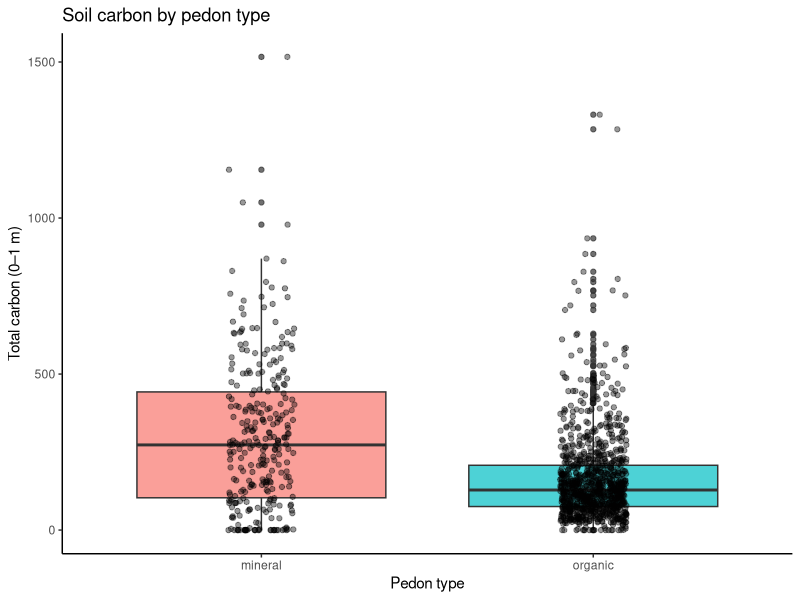

Here is the R script that generated this plot:
## ---- chunk 1
library(tidyverse)
library(broom)
## ---- chunk 2
# load data
df <- read_csv("../data/data_final_project.csv")

# basic structure
glimpse(df)

# check soil horizon types
df %>%
  count(horizon_type)
## ---- chunk 3
# keep one carbon value per pedon
pedon_carbon <- df %>%
  filter(pedon_start == TRUE) %>%
  select(pedon_id, total_c_1m)

# classify pedons based on whether they contain organic horizons
pedon_type <- df %>%
  select(pedon_id, horizon_type) %>%
  mutate(horizon_type = tolower(horizon_type)) %>%
  group_by(pedon_id) %>%
  summarise(
    pedon_type = if_else(any(horizon_type == "organic", na.rm = TRUE),
                         "organic", "mineral"),
    .groups = "drop"
  )

# combine datasets
final_df <- left_join(pedon_carbon, pedon_type, by = "pedon_id")

# check group sizes
final_df %>%
  count(pedon_type)
## ---- chunk 4
# exploratory plot
ggplot(final_df, aes(x = pedon_type, y = total_c_1m, fill = pedon_type)) +
  geom_boxplot(alpha = 0.7) +
  geom_jitter(width = 0.1, alpha = 0.4) +
  theme_classic() +
  labs(
    title = "Soil carbon by pedon type",
    x = "Pedon type",
    y = "Total carbon (0–1 m)"
  ) +
  theme(legend.position = "none")
## ---- chunk 5
# t-test
t.test(total_c_1m ~ pedon_type, data = final_df) %>%
  tidy()
